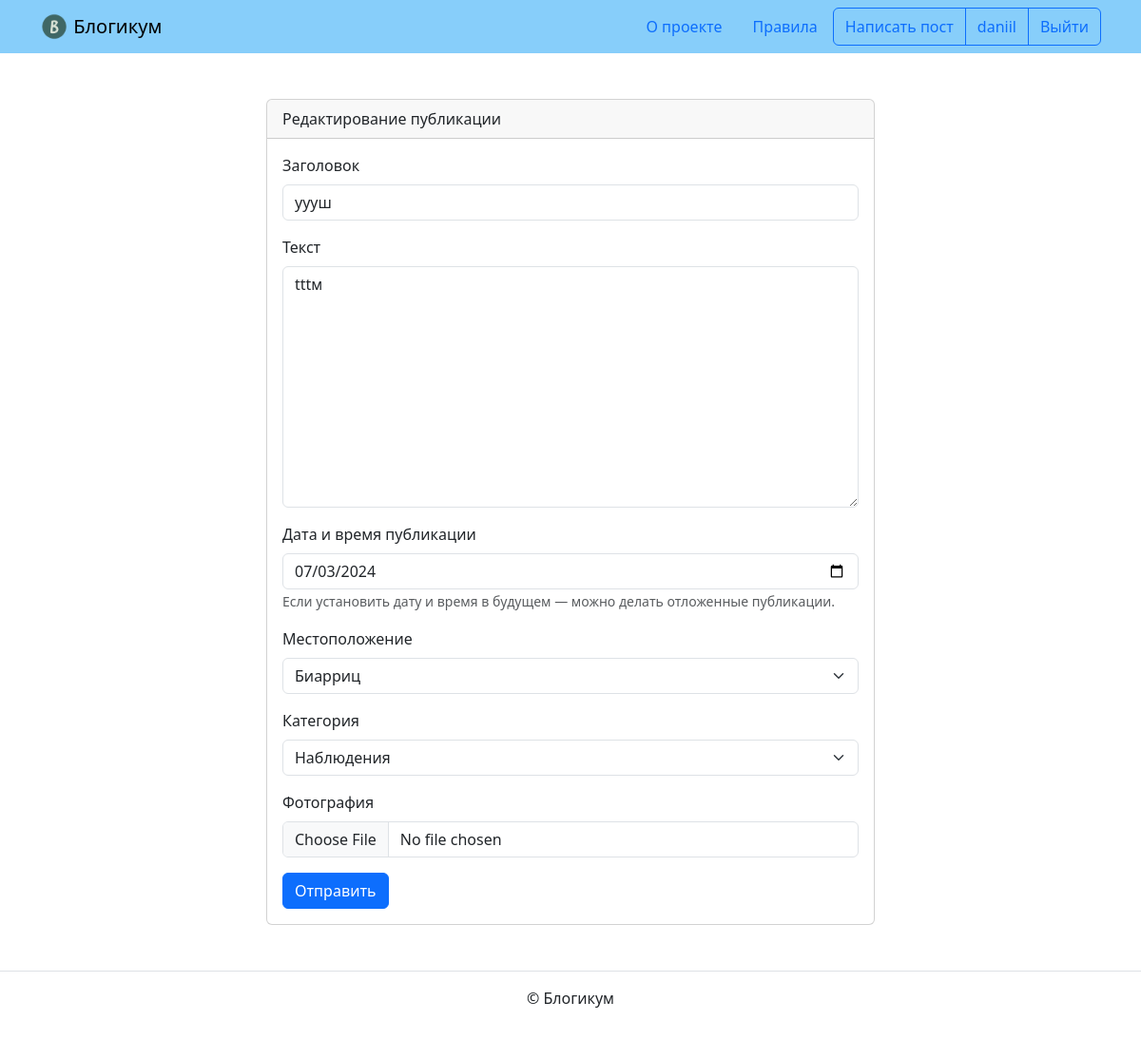
/posts/50/edit/ (signed in), run on an earlier commit of the app's database.
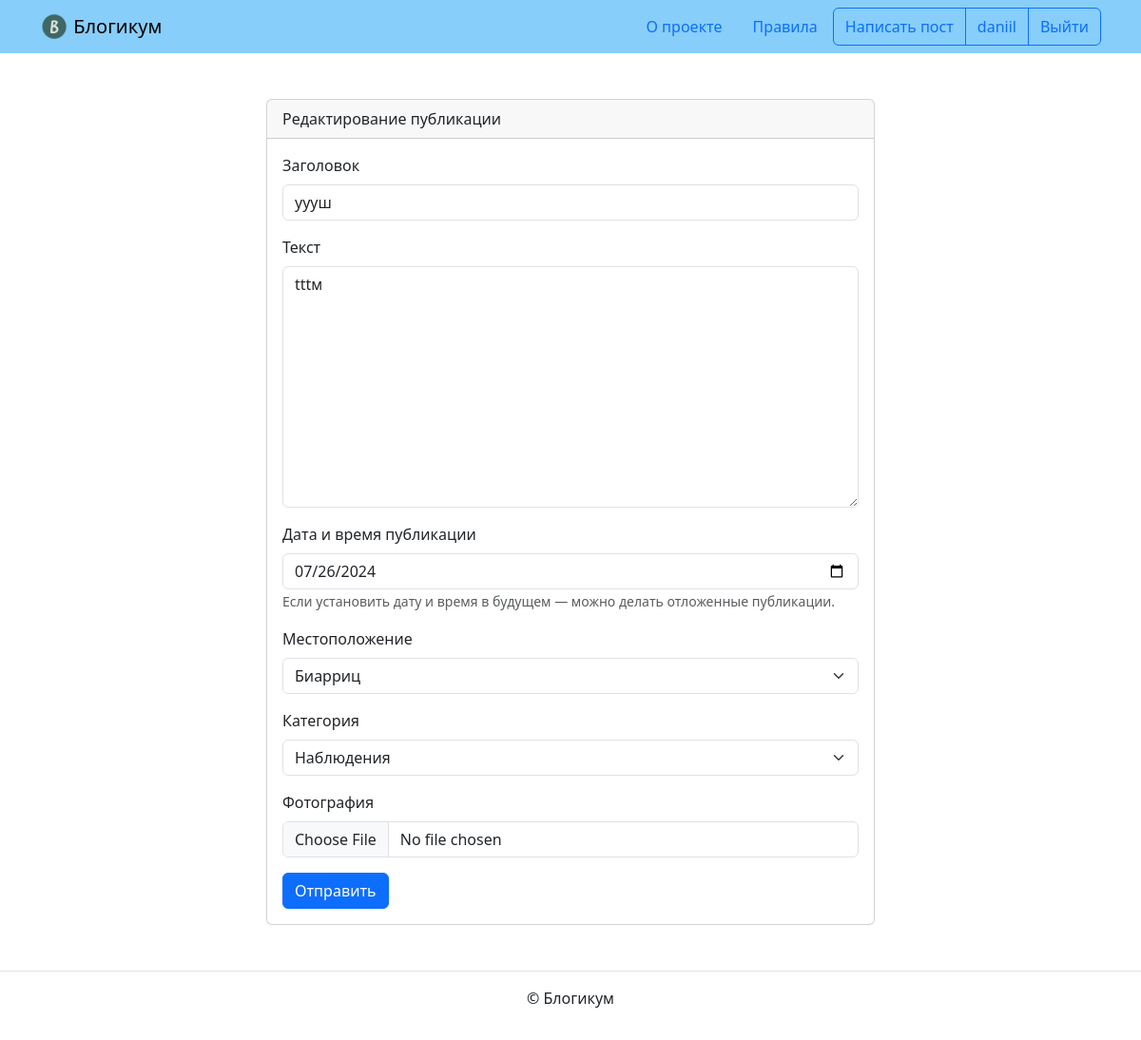
And on a later commit of the database.
### blog/models.py (models this page shows, shortened)
class BaseModel(models.Model):
    is_published = models.BooleanField(
        default=True,
        verbose_name='Опубликовано',
        help_text='Снимите галочку, чтобы скрыть публикацию.'
    )
    created_at = models.DateTimeField(
        'Добавлено',
        auto_now_add=True,
    )
    class Meta:
        abstract = True
        ordering = ('-created_at', )
    def __str__(self):
        return self.title

class Post(BaseModel):
    title = models.CharField(
        'Заголовок',
        max_length=settings.MAX_FIELD_LENGTH
    )
    text = models.TextField('Текст')
    pub_date = models.DateTimeField(
        'Дата и время публикации',
        help_text=('Если установить дату и время в будущем'
                   ' — можно делать отложенные публикации.')
    )
    author = models.ForeignKey(
        User,
        on_delete=models.CASCADE,
        verbose_name='Автор публикации'
    )
    location = models.ForeignKey(
        Location,
        on_delete=models.SET_NULL,
        null=True,
        blank=True,
        verbose_name='Местоположение'
    )
    category = models.ForeignKey(
        Category,
        on_delete=models.SET_NULL,
        null=True,
        verbose_name='Категория'
    )
    image = models.ImageField(
        'Фотография',
        upload_to='post_photo',
        blank=True,
    )
    objects = PostQuerySet.as_manager()
    published = PostManager()
    class Meta:
        default_related_name = 'posts'
        ordering = ('-pub_date', )
        verbose_name = 'публикация'
        verbose_name_plural = 'Публикации'

### blog/views.py (the view, shortened to what this page needs)
class PostUpdateView(OnlyAuthorMixin, UpdateView):
    queryset = Post.objects.with_related_data()
    form_class = PostForm
    template_name = 'blog/create.html'

### blog/forms.py
class PostForm(forms.ModelForm):
    class Meta:
        model = Post
        fields = (
            'title',
            'text',
            'pub_date',
            'location',
            'category',
            'image',
        )
        widgets = {
            'pub_date': forms.DateInput(attrs={'type': 'date'})
        }

### blog/models.py (called while the page is built)
    def __str__(self):
        return self.name

### blog/views.py (called while the page is built)
    def test_func(self):
        object = self.get_object()
        return object.author == self.request.user

### templates/blog/create.html (shortened to what this page needs)
{% extends "base.html" %}
{% load django_bootstrap5 %}
{% block content %}
  <div class="col d-flex justify-content-center">
    <div class="card" style="width: 40rem;">
      <div class="card-header">
        {% if '/edit/' in request.path %}
          Редактирование публикации
        {% elif '/delete/' in request.path %}
          Удаление публикации
        {% else %}
          Добавление публикации
        {% endif %}
      </div>
      <div class="card-body">
        <form method="post" enctype="multipart/form-data">
          {% if not '/delete/' in request.path %}
            {% bootstrap_form form %}
          {% endif %}
          {% bootstrap_button button_type="submit" content="Отправить" %}
        </form>
      </div>
    </div>
  </div>
{% endblock %}

What changed in the data, as far as the page shows it:
changed Post "yyyш": pub_date "07/03/2024" → "07/26/2024"
